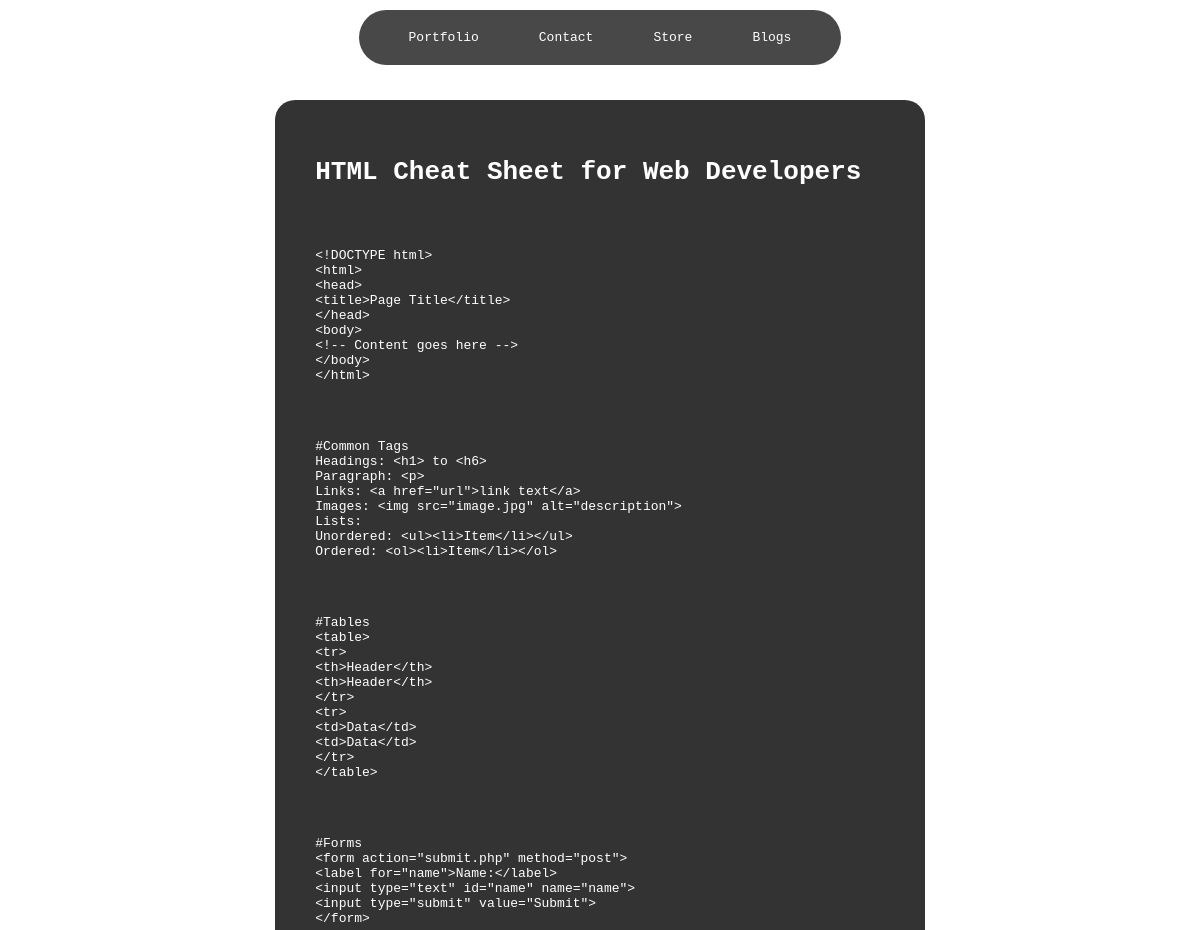
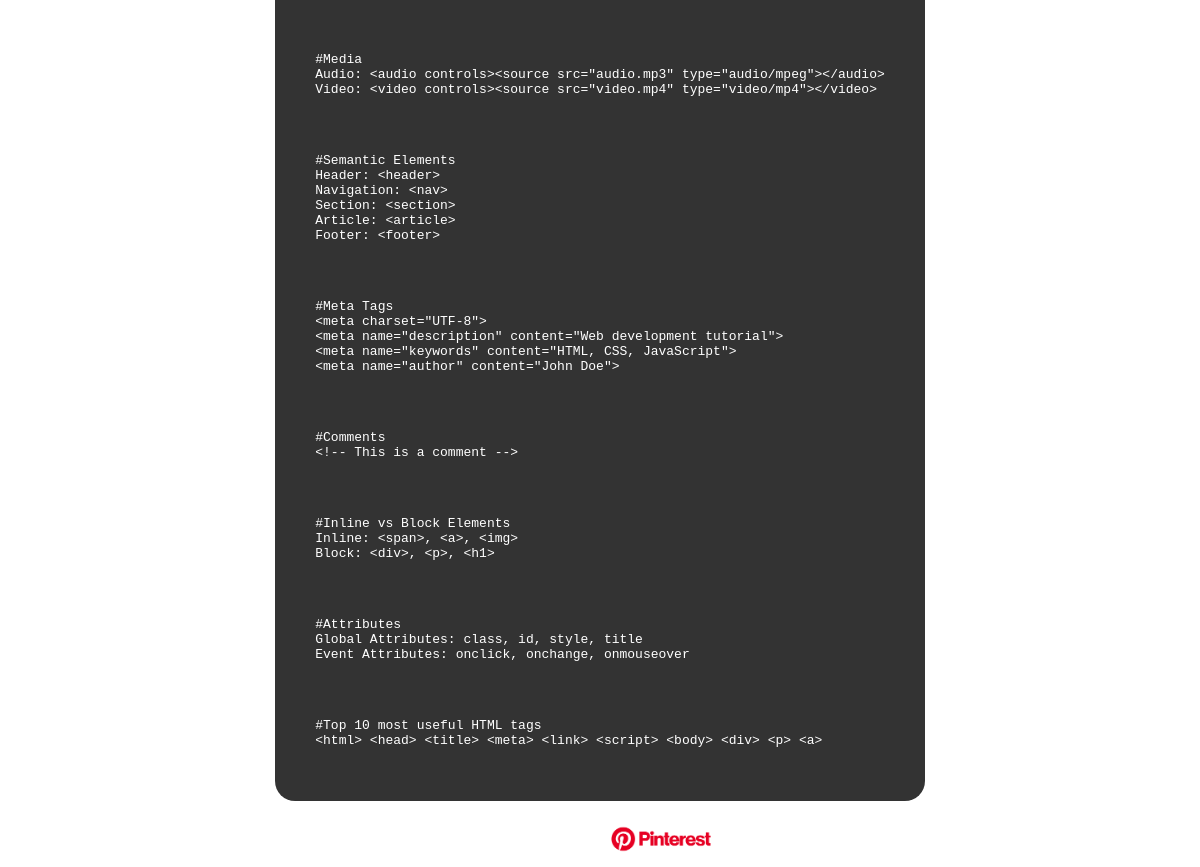
Page /blogs/blogs/2/ on the committed database (2 pictures, top to bottom).
### blogs/models.py (models this page shows, shortened)
class Blog(models.Model):
    image = models.ImageField(upload_to='blogimages/', default='Image not Found 💀')
    title = models.CharField(max_length=40)
    overview = models.TextField()
    body = models.TextField()

### blogs/views.py (the view)
# urls.py: path('blogs/<int:blog_id>/', views.blog_details, name='blog_detail'),
def blog_details(request, blog_id):
    blog = get_object_or_404(Blog, id=blog_id)
    return render(request, 'blog_detail.html', {'blog': blog})

### blogs/templates/blog_detail.html (shortened to what this page needs)
{% load static %}
<!DOCTYPE html>
<html lang="en">
<head>
</head>
<body>
    <iframe src="{% static 'scroll-effect.html' %}" class="background-iframe"></iframe>
    <nav>
        <div class="nav-container">
            <a href="{% url 'portfolio' %}">Portfolio</a>
            <a href="{% url 'contact' %}">Contact</a>
            <a href="{% url 'store' %}">Store</a>
            <a href="{% url 'all_blogs' %}">Blogs</a>
        </div>
    </nav>
    <main>
        <div class="container">
            <div class="blog-container">
                <h1>{{ blog.title }}</h1>
                <div class="body-section my-4">
                    <p>{{ blog.body | safe | linebreaks }}</p>
                </div>
            </div>
        </div>
        <div class="image-container">
            <p style="font-family: monospace; font-size: larger; font-weight: bolder; color: #ffffff;">Image Credit</p>
            <img src="{% static 'bg images/pinterest-logo.png' %}" alt="Descriptive Alt Text">
        </div>
    </main>
</body>
</html>

### blogs/templates/blog_detail.html (style rules this page uses)
body { margin: 0; font-family: monospace; display: flex; justify-content: center; align-items: center; }
.container { display: inline-block; position: relative; border-radius: 20px; padding: 20px; margin-top: 100px; color: #fff; z-index: 1; background-color: rgba(0, 0, 0, 0.801); }
.container h1, .container p { color: #fff; }
.blog-container { display: block; flex-direction: column; align-items: center; padding: 20px; border-radius: 10px; color: white; max-width: 800px; margin: auto; position: relative; z-index: 2; }
nav { position: fixed; top: 0; width: 100%; display: flex; justify-content: center; z-index: 1000; padding: 10px 0; }
.nav-container { display: flex; background-color: rgba(27, 27, 27, 0.8); border-radius: 50px; padding: 10px 20px; }
.nav-container a { color: #ffffff; text-decoration: none; margin: 0 20px; padding: 10px; transition: background-color 0s, color 0s; outline: none; }
.background-iframe { position: fixed; top: 0; left: 0; width: 100%; height: 100%; z-index: -1; border: none; }
.image-container { align-items: center; display: flex; justify-content: center; margin-top: 10px; }
.image-container img { max-width: 100px; height: auto; }
.image-container p { margin-right: 10px; }

### rows in the picture
Blog: title "HTML Cheat Sheet for Web Developers", body "<!DOCTYPE html> <html> <head> <title>Page Title</title> </head> <body> <!-- Content goes here --> </body> </html> #Common Tags Headings: <h1> to <h6> Paragraph: <p> Links: <a href=\"url\">link text</a> Images: <img src=\"image.jpg\" alt=\"description\"> Lists: Unordered: <ul><li>Item</li></ul> Ordered: <ol><li>Item</li></ol> #Tables <table> <tr> <th>Header</th> <th>Header</th> </tr> <tr> <td>Data</td> <td>Data</td> </tr> </table> #Forms <form action=\"submit.php\" method=\"post\"> <label for=\"name\">Name:</label> <input type=\"text\" id=\"name\" name=\"name\"> <input type=\"submit\" value=\"Submit\"> </form> #Media Audio: <audio controls><source src=\"audio.mp3\" type=\"audio/mpeg\"></audio> Video: <video…"
